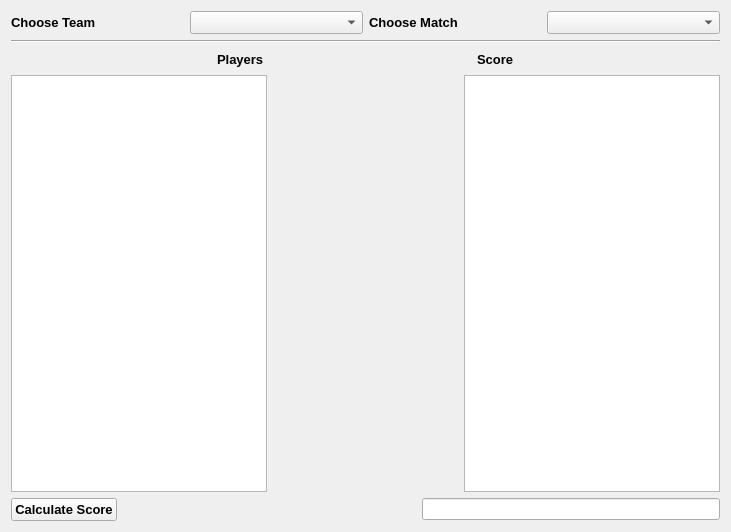
<?xml version="1.0" encoding="UTF-8"?>
<ui version="4.0">
 <class>Form</class>
 <widget class="QWidget" name="Form">
  <property name="geometry">
   <rect>
    <x>0</x>
    <y>0</y>
    <width>731</width>
    <height>532</height>
   </rect>
  </property>
  <property name="windowTitle">
   <string>Form</string>
  </property>
  <layout class="QVBoxLayout" name="verticalLayout">
   <item>
    <layout class="QHBoxLayout" name="horizontalLayout">
     <item>
      <widget class="QLabel" name="choose_team">
       <property name="font">
        <font>
         <family>Arial</family>
         <pointsize>10</pointsize>
         <weight>75</weight>
         <bold>true</bold>
        </font>
       </property>
       <property name="text">
        <string>Choose Team</string>
       </property>
      </widget>
     </item>
     <item>
      <widget class="QComboBox" name="combobox1">
       <property name="font">
        <font>
         <family>Arial</family>
         <pointsize>10</pointsize>
        </font>
       </property>
      </widget>
     </item>
     <item>
      <widget class="QLabel" name="choose_match">
       <property name="font">
        <font>
         <family>Arial</family>
         <pointsize>10</pointsize>
         <weight>75</weight>
         <bold>true</bold>
        </font>
       </property>
       <property name="text">
        <string>Choose Match</string>
       </property>
      </widget>
     </item>
     <item>
      <widget class="QComboBox" name="combobox2">
       <property name="font">
        <font>
         <family>Arial</family>
         <pointsize>10</pointsize>
        </font>
       </property>
      </widget>
     </item>
    </layout>
   </item>
   <item>
    <widget class="Line" name="line">
     <property name="orientation">
      <enum>Qt::Horizontal</enum>
     </property>
    </widget>
   </item>
   <item>
    <layout class="QHBoxLayout" name="horizontalLayout_2">
     <item>
      <spacer name="horizontalSpacer_2">
       <property name="orientation">
        <enum>Qt::Horizontal</enum>
       </property>
       <property name="sizeHint" stdset="0">
        <size>
         <width>40</width>
         <height>20</height>
        </size>
       </property>
      </spacer>
     </item>
     <item>
      <widget class="QLabel" name="players">
       <property name="font">
        <font>
         <family>Arial</family>
         <pointsize>10</pointsize>
         <weight>75</weight>
         <bold>true</bold>
        </font>
       </property>
       <property name="text">
        <string>Players</string>
       </property>
      </widget>
     </item>
     <item>
      <spacer name="horizontalSpacer_4">
       <property name="orientation">
        <enum>Qt::Horizontal</enum>
       </property>
       <property name="sizeHint" stdset="0">
        <size>
         <width>40</width>
         <height>20</height>
        </size>
       </property>
      </spacer>
     </item>
     <item>
      <widget class="QLabel" name="score">
       <property name="font">
        <font>
         <family>Arial</family>
         <pointsize>10</pointsize>
         <weight>75</weight>
         <bold>true</bold>
        </font>
       </property>
       <property name="text">
        <string>Score</string>
       </property>
      </widget>
     </item>
     <item>
      <spacer name="horizontalSpacer_3">
       <property name="orientation">
        <enum>Qt::Horizontal</enum>
       </property>
       <property name="sizeHint" stdset="0">
        <size>
         <width>40</width>
         <height>20</height>
        </size>
       </property>
      </spacer>
     </item>
    </layout>
   </item>
   <item>
    <layout class="QHBoxLayout" name="horizontalLayout_3">
     <item>
      <widget class="QListWidget" name="listwidget1"/>
     </item>
     <item>
      <spacer name="horizontalSpacer">
       <property name="orientation">
        <enum>Qt::Horizontal</enum>
       </property>
       <property name="sizeHint" stdset="0">
        <size>
         <width>40</width>
         <height>20</height>
        </size>
       </property>
      </spacer>
     </item>
     <item>
      <widget class="QListWidget" name="listwidget2"/>
     </item>
    </layout>
   </item>
   <item>
    <layout class="QHBoxLayout" name="horizontalLayout_4">
     <item>
      <widget class="QPushButton" name="calculate_score">
       <property name="font">
        <font>
         <family>Arial</family>
         <pointsize>10</pointsize>
         <weight>75</weight>
         <bold>true</bold>
        </font>
       </property>
       <property name="text">
        <string>Calculate Score</string>
       </property>
      </widget>
     </item>
     <item>
      <spacer name="horizontalSpacer_5">
       <property name="orientation">
        <enum>Qt::Horizontal</enum>
       </property>
       <property name="sizeHint" stdset="0">
        <size>
         <width>40</width>
         <height>20</height>
        </size>
       </property>
      </spacer>
     </item>
     <item>
      <widget class="QLineEdit" name="line1"/>
     </item>
    </layout>
   </item>
  </layout>
 </widget>
 <resources/>
 <connections/>
</ui>
